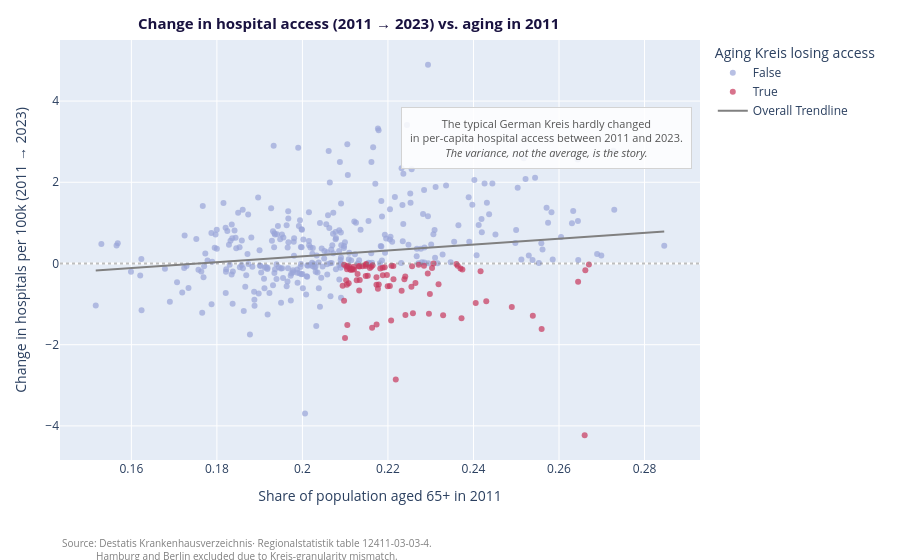

Write notebook code for a chart like this one.
### Code cell
import plotly.express as px

# the most concerning combination: was aging in 2011 AND lost access
wide["was_aging_in_2011"] = wide["share_65_plus_2011"] > wide["share_65_plus_2011"].median()
wide["lost_access"]       = wide["access_change"] < 0
wide["aging_and_losing"]  = wide["was_aging_in_2011"] & wide["lost_access"]

fig = px.scatter(
    wide,
    x="share_65_plus_2011",
    y="access_change",
    color="aging_and_losing",
    color_discrete_map={True: "#C8385C", False: "#9AA5D9"},
    hover_name="kreis_name",
    trendline="ols",
    trendline_scope="overall", 
    trendline_color_override="gray",
    title="Change in hospital access (2011 → 2023) vs. aging in 2011",
    labels={
        "share_65_plus_2011": "Share of population aged 65+ in 2011",
        "access_change":      "Change in hospitals per 100k (2011 → 2023)",
        "aging_and_losing":   "Aging Kreis losing access",
    },
    opacity=0.7,
)

# A horizontal line at y=0 makes "lost" vs "gained" easy to see
fig.add_hline(y=0, line_dash="dot", line_color="gray", opacity=0.5)

# Removing the default title
fig.update_layout(title=None, margin=dict(t=40, b=100, l=60, r=200))

# New title — inside the plot
fig.add_annotation(
    text="<b>Change in hospital access (2011 → 2023) vs. aging in 2011</b>",
    xref="paper", yref="paper",
    x=0.45, y=1.07,#0.937,
    xanchor="center", yanchor="top",
    showarrow=False,
    font=dict(size=15, color="#191240"),
)

# Commentary box 
fig.add_annotation(
    text=("The typical German Kreis hardly changed<br>"
          "in per-capita hospital access between 2011 and 2023.<br>"
          "<i>The variance, not the average, is the story.</i>"),
    xref="paper", yref="paper",
    x=0.76, y=0.84,
    xanchor="center", yanchor="top",
    showarrow=False,
    font=dict(size=11, color="#555"),
    bgcolor="rgba(255,255,255,0.85)",
    bordercolor="lightgray",
    borderwidth=1,
    borderpad=8,
)

# Source — small gray text under the chart
fig.add_annotation(
    text=("Source: Destatis Krankenhausverzeichnis· "
          "Regionalstatistik table 12411-03-03-4.<br>"
          "Hamburg and Berlin excluded due to Kreis-granularity mismatch."),
    xref="paper", yref="paper",
    x=0, y=-0.25,
    xanchor="left",
    showarrow=False,
    font=dict(size=10, color="gray"),
)


fig.show()

### Figure 1 — Plotly figure (JSON) as saved in the notebook; plotly's stock layout.template omitted (floating-point values rounded to 4 significant figures; data arrays with more than 128 entries replaced by an {"elided": "..."} marker saying what was removed)
{"data": [{"hovertemplate": "<b>%{hovertext}</b><br><br>Aging Kreis losing access=False<br>Share of population aged 65+ in 2011=%{x}<br>Change in hospitals per 100k (2011 → 2023)=%{y}<extra></extra>", "hovertext": {"elided": "318 str values"}, "legendgroup": "False", "marker": {"color": "#9AA5D9", "opacity": 0.7, "symbol": "circle"}, "mode": "markers", "name": "False", "orientation": "v", "showlegend": true, "type": "scatter", "x": {"elided": "318 float values"}, "xaxis": "x", "y": {"elided": "318 float values"}, "yaxis": "y"}, {"hovertemplate": "<b>%{hovertext}</b><br><br>Aging Kreis losing access=True<br>Share of population aged 65+ in 2011=%{x}<br>Change in hospitals per 100k (2011 → 2023)=%{y}<extra></extra>", "hovertext": ["      Neumünster, kreisfreie Stadt", "      Dithmarschen, Kreis", "      Ostholstein, Kreis", "      Pinneberg, Kreis", "      Steinburg, Kreis", "      Stormarn, Kreis", "      Braunschweig, kreisfreie Stadt", "      Salzgitter, kreisfreie Stadt", "      Wolfsburg, kreisfreie Stadt", "      Goslar, Landkreis", "      Northeim, Landkreis", "      Region Hannover, Landkreis", "      Diepholz, Landkreis", "      Hildesheim, Landkreis", "      Holzminden, Landkreis", "      Schaumburg, Landkreis", "      Cuxhaven, Landkreis", "      Harburg, Landkreis", "      Heidekreis", "      Uelzen, Landkreis", "      Delmenhorst, kreisfreie Stadt", "      Wilhelmshaven, kreisfreie Stadt", "      Friesland, Landkreis", "      Bremen, kreisfreie Stadt", "      Bremerhaven, kreisfreie Stadt", "      Duisburg, kreisfreie Stadt", "      Essen, kreisfreie Stadt", "      Krefeld, kreisfreie Stadt", "      Oberhausen, kreisfreie Stadt", "      Remscheid, kreisfreie Stadt", "      Wuppertal, kreisfreie Stadt", "      Rheinisch-Bergischer Kreis", "      Recklinghausen, Kreis", "      Herford, Kreis", "      Minden-Lübbecke, Kreis", "      Bochum, kreisfreie Stadt", "      Hagen, kreisfreie Stadt", "      Hochsauerlandkreis", "      Unna, Kreis", "      Rheingau-Taunus-Kreis", "      Hersfeld-Rotenburg, Landkreis", "      Ahrweiler, Landkreis", "      Birkenfeld, Landkreis", "      Neuwied, Landkreis", "      Rhein-Lahn-Kreis", "      Bernkastel-Wittlich, Landkreis", "      Frankenthal (Pfalz), kreisfreie Stadt", "      Zweibrücken, kreisfreie Stadt", "      Bad Dürkheim, Landkreis", "      Heidenheim, Landkreis", "      Baden-Baden, Stadtkreis", "      Schwarzwald-Baar-Kreis, Landkreis", "      Berchtesgadener Land, Landkreis", "      Miesbach, Landkreis", "      Starnberg, Landkreis", "      Traunstein, Landkreis", "      Landshut, kreisfreie Stadt", "      Straubing, kreisfreie Stadt", "      Bayreuth, kreisfreie Stadt", "      Lichtenfels, Landkreis", "      Schwabach, kreisfreie Stadt", "      Nürnberger Land, Landkreis", "      Schweinfurt, kreisfreie Stadt", "      Kaufbeuren, kreisfreie Stadt", "      Memmingen, kreisfreie Stadt", "      Lindau (Bodensee), Landkreis", "      Oberallgäu, Landkreis", "      Saarbrücken, Regionalverband", "      Saarlouis, Landkreis", "      Barnim, Landkreis", "      Dahme-Spreewald, Landkreis", "      Oberhavel, Landkreis", "      Rostock, kreisfreie Stadt", "      Chemnitz, kreisfreie Stadt", "      Zwickau, Landkreis", "      Dresden, kreisfreie Stadt", "      Leipzig, kreisfreie Stadt", "      Nordsachsen, Landkreis", "      Magdeburg, kreisfreie Stadt, Landeshauptstadt", "      Börde, Landkreis", "      Erfurt, kreisfreie Stadt", "      Weimar, kreisfreie Stadt", "      Nordhausen, Landkreis"], "legendgroup": "True", "marker": {"color": "#C8385C", "opacity": 0.7, "symbol": "circle"}, "mode": "markers", "name": "True", "orientation": "v", "showlegend": true, "type": "scatter", "x": [0.2207, 0.2307, 0.2559, 0.2161, 0.2149, 0.2199, 0.2108, 0.237, 0.2284, 0.2645, 0.2372, 0.2102, 0.2094, 0.2232, 0.249, 0.2329, 0.2318, 0.2113, 0.2163, 0.2405, 0.2173, 0.2539, 0.2363, 0.211, 0.2241, 0.2105, 0.2204, 0.2179, 0.2098, 0.2192, 0.214, 0.2213, 0.2133, 0.2148, 0.2127, 0.2173, 0.2255, 0.21, 0.2129, 0.211, 0.2298, 0.2303, 0.2258, 0.2104, 0.2182, 0.2097, 0.2256, 0.2218, 0.2208, 0.2164, 0.266, 0.2158, 0.2296, 0.2213, 0.2241, 0.2177, 0.2134, 0.2115, 0.2103, 0.2105, 0.2118, 0.2133, 0.2417, 0.2264, 0.2148, 0.2188, 0.2132, 0.2173, 0.2188, 0.2153, 0.2293, 0.2121, 0.2272, 0.267, 0.2662, 0.2198, 0.2238, 0.236, 0.2374, 0.2104, 0.212, 0.2148, 0.243], "xaxis": "x", "y": [-1.406, -0.000303, -1.614, -0.08245, -0.01101, -0.5623, -0.4886, -0.1249, -0.05409, -0.4503, -1.347, -0.4135, -0.548, -0.6693, -1.075, -1.274, -0.5144, -0.161, -1.585, -0.9703, -1.503, -1.284, -0.05298, -0.1267, -0.3184, -0.05766, -0.5553, -0.5175, -0.02899, -0.09383, -0.06521, -0.3893, -0.6631, -0.0292, -0.4117, -0.5258, -0.5708, -1.833, -0.2605, -0.08254, -0.7504, -0.1122, -1.224, -0.1438, -0.1219, -0.9154, -0.06644, -2.857, -0.05636, -0.04372, -4.23, -0.1139, -1.24, -0.06071, -1.267, -0.6253, -0.4041, -0.1358, -0.07148, -1.518, -0.1506, -0.07369, -0.1942, -0.4828, -0.3089, -0.2921, -0.06186, -0.3407, -0.1062, -0.3037, -0.2468, -0.1472, -0.03032, -0.02344, -0.1639, -0.2863, -0.3856, -0.01426, -0.1468, -0.5261, -0.07938, -0.06411, -0.9309], "yaxis": "y"}, {"hovertemplate": "<b>OLS trendline</b><br>access_change = 7.25061 * share_65_plus_2011 + -1.2738<br>R<sup>2</sup>=0.029675<br><br>Share of population aged 65+ in 2011=%{x}<br>Change in hospitals per 100k (2011 → 2023)=%{y} <b>(trend)</b><extra></extra>", "legendgroup": "Overall Trendline", "line": {"color": "gray"}, "mode": "lines", "name": "Overall Trendline", "showlegend": true, "type": "scatter", "x": {"elided": "397 float values"}, "xaxis": "x", "y": {"elided": "397 float values"}, "yaxis": "y"}], "layout": {"annotations": [{"font": {"color": "#191240", "size": 15}, "showarrow": false, "text": "<b>Change in hospital access (2011 → 2023) vs. aging in 2011</b>", "x": 0.45, "xanchor": "center", "xref": "paper", "y": 1.07, "yanchor": "top", "yref": "paper"}, {"bgcolor": "rgba(255,255,255,0.85)", "bordercolor": "lightgray", "borderpad": 8, "borderwidth": 1, "font": {"color": "#555", "size": 11}, "showarrow": false, "text": "The typical German Kreis hardly changed<br>in per-capita hospital access between 2011 and 2023.<br><i>The variance, not the average, is the story.</i>", "x": 0.76, "xanchor": "center", "xref": "paper", "y": 0.84, "yanchor": "top", "yref": "paper"}, {"font": {"color": "gray", "size": 10}, "showarrow": false, "text": "Source: Destatis Krankenhausverzeichnis· Regionalstatistik table 12411-03-03-4.<br>Hamburg and Berlin excluded due to Kreis-granularity mismatch.", "x": 0, "xanchor": "left", "xref": "paper", "y": -0.25, "yref": "paper"}], "legend": {"title": {"text": "Aging Kreis losing access"}, "tracegroupgap": 0}, "margin": {"b": 100, "l": 60, "r": 200, "t": 40}, "shapes": [{"line": {"color": "gray", "dash": "dot"}, "opacity": 0.5, "type": "line", "x0": 0, "x1": 1, "xref": "x domain", "y0": 0, "y1": 0, "yref": "y"}], "title": {}, "xaxis": {"anchor": "y", "domain": [0, 1], "title": {"text": "Share of population aged 65+ in 2011"}}, "yaxis": {"anchor": "x", "domain": [0, 1], "title": {"text": "Change in hospitals per 100k (2011 → 2023)"}}}}
